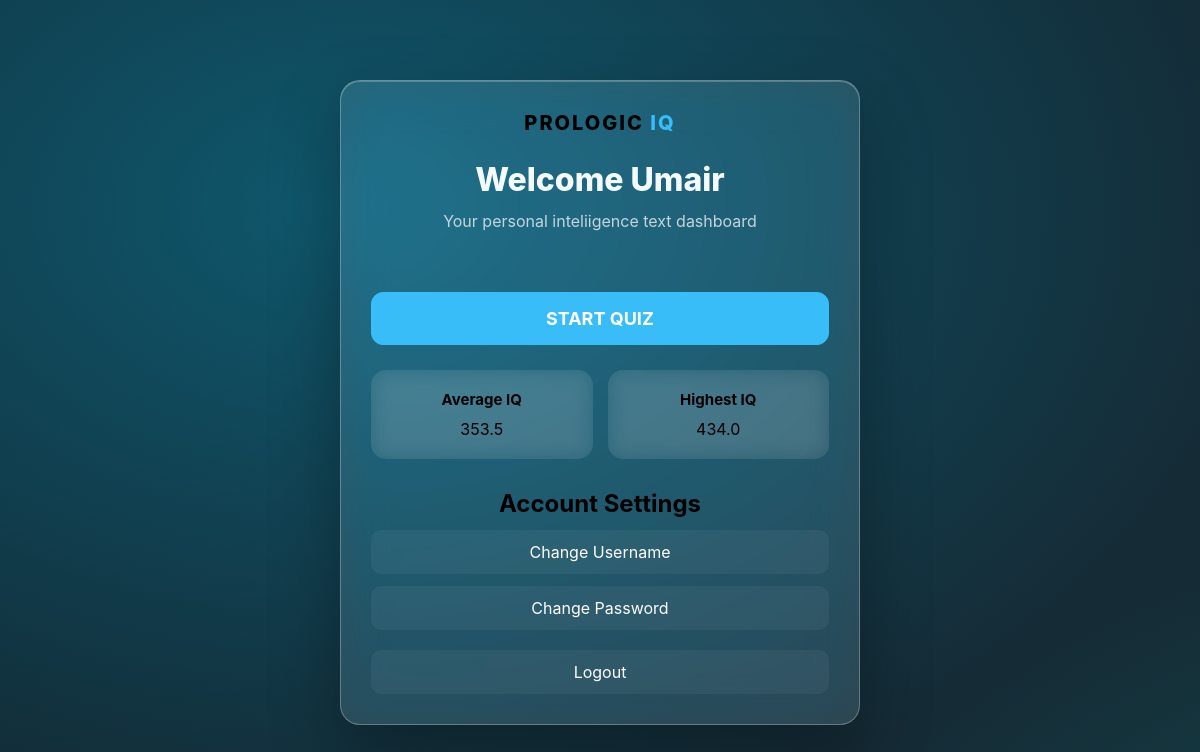
The page /dashboard (signed in) on the database as committed earlier.
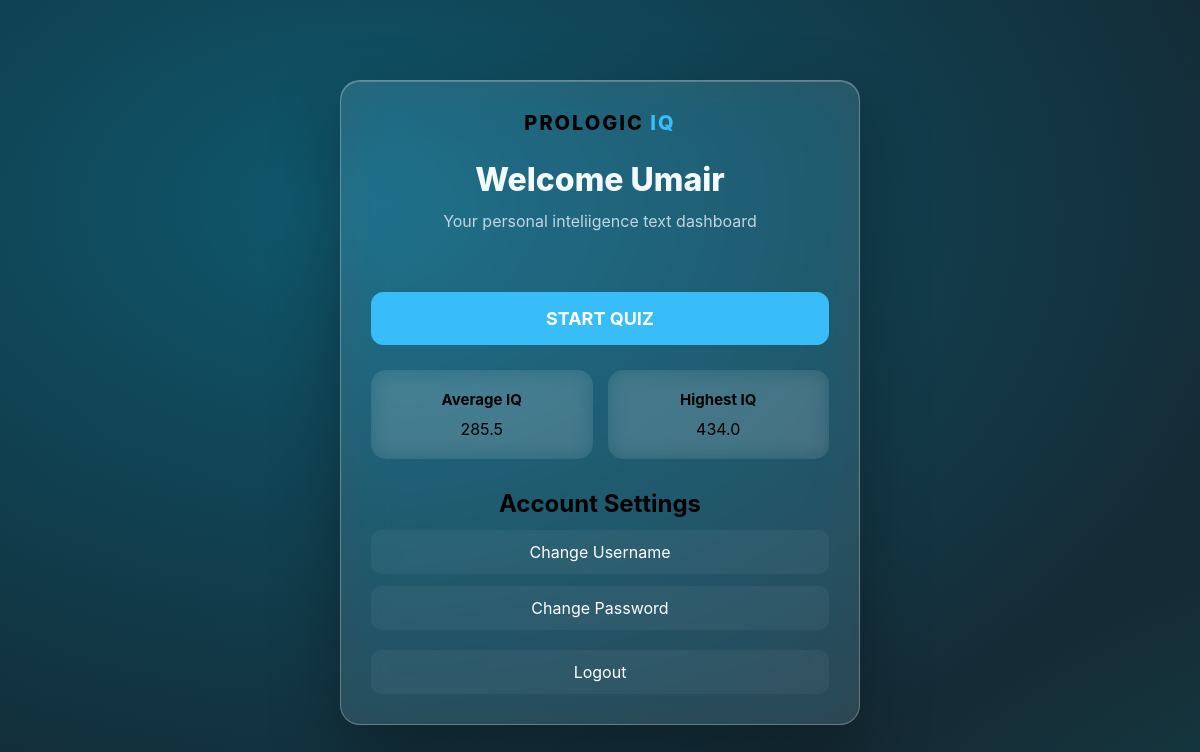
The same page on the database as committed later.
### tables this page shows
CREATE TABLE users (
            id INTEGER PRIMARY KEY AUTOINCREMENT,
            username TEXT UNIQUE NOT NULL,
            password_hash TEXT NOT NULL,
            average_iq REAL DEFAULT 0,
            highest_iq REAL DEFAULT 0
        );

### static/app.py (the view)
@app.route("/dashboard")
def dashboard():
    if "user_id" not in session:
        return redirect(url_for("login"))
    user_id = session["user_id"]
    conn = get_db()
    user = conn.execute(
        "SELECT * FROM users WHERE id = ?", (user_id,)
    ).fetchone()
    conn.close()
    return render_template("dashboard.html", user=user)

### static/app.py (called while the page is built)
def get_db():
    conn = sqlite3.connect(DATABASE)
    conn.row_factory = sqlite3.Row
    return conn

### templates/dashboard.html (shortened to what this page needs)
<!DOCTYPE html>
<html lang="en">
<head>
    <link rel="stylesheet" href="{{ url_for('static', filename='style.css') }}">
</head>
<body>
    <div class="container">
        <div class="brand">
            <span class="brand">PROLOGIC</span>
            <span class="brand-highlight">IQ</span>
        </div>
        <h1>Welcome {{ user["username"] }}</h1>
        <p>Your personal inteliigence text dashboard</p>
        <div class="dashboard-section">
            <a href="{{ url_for('quiz') }}" class="dashboard-button">START QUIZ</a>
        </div>
        <div class="stats">
            <div class="stat-card">
                <h3>Average IQ</h3>
                <div clas="stat-value">
                    {{ user["average_iq"] }}
                </div>
            </div>
            <div class="stat-card">
                <h3>Highest IQ</h3>
                <div class="stat-vlaue">
                    {{ user["highest_iq"]}}
                </div>
            </div>
        </div>
        <div class="dashbard-section">
            <h2>Account Settings</h2>
            <a href="{{ url_for('change_username') }}" class="settings-button">Change Username</a>
            <a href="{{ url_for('change_password') }}" class="settings-button">Change Password</a>
            <a href="{{ url_for('logout') }}" class="settings-button logout-button">Logout</a>
        </div>
    </div>
</body>
</html>

### static/style.css (style rules this page uses)
:root { --primary: #38bdf8; --secondary: #a5f3fc; --bg-gradient: radial-gradient(ellipse at 18% 16%, rgba(14, 116, 144, 0.62), transparent 42%), radial-gradient(ellipse at 82% 85%, rgba(13, 148, 136, 0.38), transparent 38%), linear-gradient(135deg, #102a35 0%, #152b36 52%, #182a31 100%); --glass: rgba(255, 255, 255, 0.12); --glass-highlight: rgba(255, 255, 255, 0.2); --glass-border: rgba(255, 255, 255, 0.28); --text-dark: #f4fbff; --text-light: #c1d6df; --success: #22c55e; --error: #ef4444; }
* { margin: 0; padding: 0; box-sizing: border-box; font-family: 'Inter', system-ui, sans-serif; }
body { background: var(--bg-gradient); background-attachment: fixed; background-size: 160% 160%; animation: gradientDrift 28s ease-in-out infinite alternate; min-height: 100vh; display: flex; justify-content: center; align-items: center; padding: 20px; }
.container { width: 100%; max-width: 550px; background: var(--glass); border: 1px solid var(--glass-border); padding: 2.5rem; border-radius: 20px; box-shadow: 0 28px 70px rgba(0, 0, 0, 0.32), inset 0 1px 0 rgba(255, 255, 255, 0.22); -webkit-backdrop-filter: blur(24px) saturate(145%); backdrop-filter: blur(24px) saturate(145%); text-align: center; min-height: 450px; display: flex; flex-direction: column; justify-content: center; transition: all 0.3s ease; }
h1 { color: var(--text-dark); margin-bottom: 0.5rem; font-size: 2rem; font-weight: 800; }
p { color: var(--text-light); margin-bottom: 2rem; font-size: 1rem; }
.brand { font-size: 20px; font-weight: 800; letter-spacing: 2px; margin-bottom: 25px; }
.brand-highlight { color: var(--primary); }
.stats { margin-bottom: 30px; }
.stat-card { text-align: center; transition: 0.25s ease; }
.dashboard-section { margin-top: 25px; }
.dashboard-button { display: inline-block; width: 100%; padding: 15px 20px; box-sizing: border-box; text-decoration: none; text-align: center; color: white; background: var(--primary); border: 1px solid var(--primary); border-radius: 12px; font-size: 18px; font-weight: bold; cursor: pointer; transition: 0.25s ease; }
.stats { display: grid; grid-template-columns: 1fr 1fr; gap: 15px; margin-top: 25px; }
.stat-card { padding: 20px; background: rgba(255, 255, 255, 0.05); border: 1px solid var(--border); border-radius: 15px; backdrop-filter: blur(10px); }
.stat-card h3 { margin-top: 0; margin-bottom: 10px; font-size: 15px; }
.settings-button { display: block; margin-top: 12px; padding: 12px 15px; color: white; text-decoration: none; background: rgba(255, 255, 255, 0.05); border: 1px solid var(--border); border-radius: 10px; transition: 0.25s ease; }
.logout-button { margin-top: 20px; }
.container { max-width: 520px; margin: 60px auto; padding: 30px; box-sizing: border-box; }
h1 { margin-bottom: 10px; }
p { line-height: 1.6; }
a { transition: 0.25s ease; }

Rows that differ between the two databases and show on the page:
changed users "Umair": average_iq "353.5" → "285.5"
